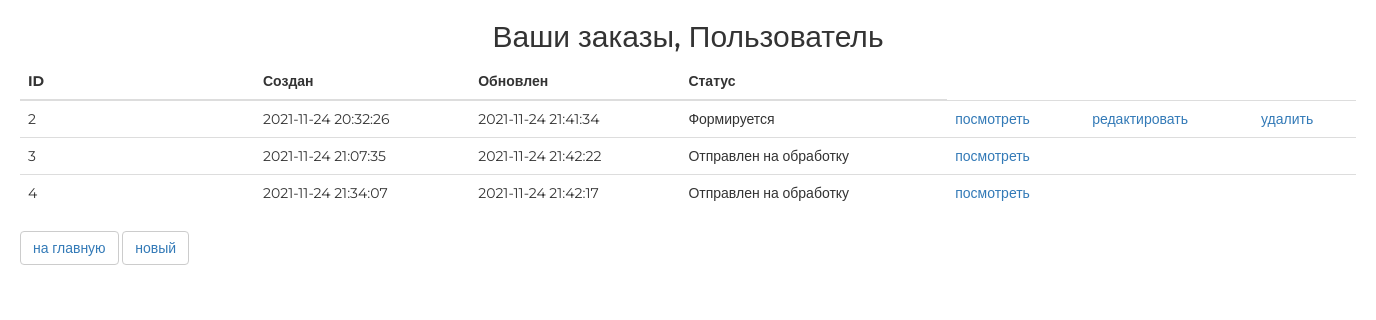
Before: /order/ (signed in) with the older database file.
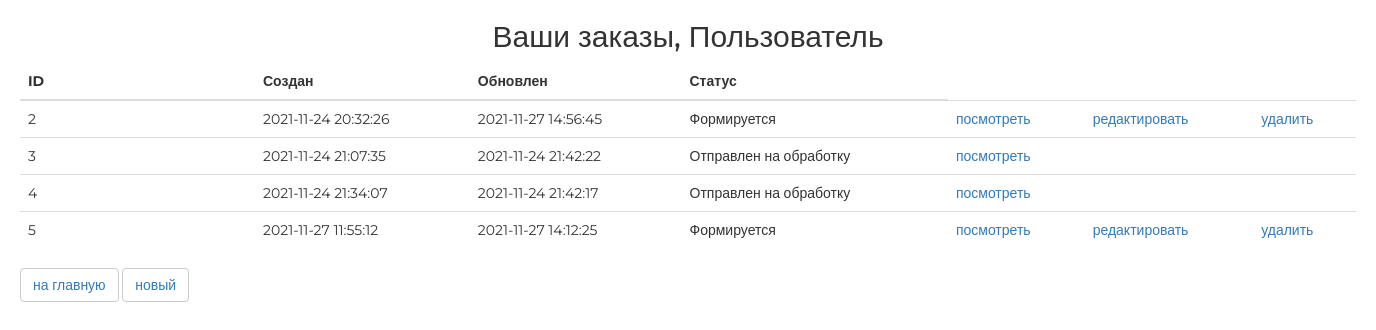
After: the same page with the newer database file.
### ordersapp/models.py (models this page shows, shortened)
class Order(models.Model):
    STATUS_FORMING = 'FM'
    STATUS_SEND_TO_PROCEED = 'STP'
    STATUS_PROCEEDED = 'PRD'
    STATUS_PAID = 'PD'
    STATUS_DONE = 'DN'
    STATUS_CANCELED = 'CN'
    STATUSES = (
        (STATUS_FORMING, 'Формируется'),
        (STATUS_SEND_TO_PROCEED, 'Отправлен на обработку'),
        (STATUS_PROCEEDED, 'Обработан'),
        (STATUS_PAID, 'Оплачен'),
        (STATUS_DONE, 'Готов'),
        (STATUS_CANCELED, 'Отменен'),
    )
    user = models.ForeignKey(settings.AUTH_USER_MODEL, on_delete=models.CASCADE)
    status = models.CharField(choices=STATUSES, default=STATUS_FORMING, max_length=3)
    created_at = models.DateTimeField(auto_now_add=True)
    update_at = models.DateTimeField(auto_now=True)
    is_active = models.BooleanField(default=True)

### ordersapp/views.py (the view)
# urls.py: path('', ordersapp.OrderListView.as_view(), name='list'),
class OrderListView(ListView):
    model = Order
    def get_queryset(self):
        return Order.objects.filter(user=self.request.user)

### mainapp/context_processors.py (called while the page is built)
def basket(request):
    basket_items = []
    if request.user.is_authenticated:
        basket_items = Basket.objects.filter(user=request.user)
    return {'basket': basket_items}  # всегда словарь возвращает

### ordersapp/templates/ordersapp/order_list.html
{% extends 'ordersapp/base.html' %}
{% load static %}
{% block content %}
   <div class="h2 text-center head">
       Ваши заказы,
       {% if user.first_name %}
           {{ user.first_name|title}}
       {% else %}
           Пользователь
       {% endif %}
   </div>
   <table class="table orders_list">
       <thead>
         <tr>
           <th>ID</th>
           <th>Создан</th>
           <th>Обновлен</th>
           <th>Статус</th>
         </tr>
       </thead>
       <tbody>
           {% for item in object_list %}
               {% if item.is_active %}
               <tr>
                   <td class="td1 orders_list">{{ item.pk }}</td>
                   <td>{{ item.created_at|date:"Y-m-d H:i:s" }}</td>
                   <td>{{ item.update_at|date:"Y-m-d H:i:s" }}</td>
                   <td>{{ item.get_status_display }}</td>
                   <td>
                       <a href="{% url 'ordersapp:read' item.pk %}">
                           посмотреть
                       </a>
                   </td>
                   <td>
                       {% if item.status == 'FM' %}
                         <a href="{% url 'ordersapp:update' item.pk %}">
                           редактировать
                         </a>
                       {% endif %}
                   </td>
                   <td>
                       {% if item.status == 'FM' %}
                         <a href="{% url 'ordersapp:delete' item.pk %}">
                             удалить
                         </a>
                       {% endif %}
                   </td>
               </tr>
               {% endif %}
           {% endfor %}
       </tbody>
   </table>
   <button class="btn btn-default btn-round">
       <a href="{% url 'index' %}">
           на главную
       </a>
   </button>
   <button class="btn btn-default btn-round">
       <a href="{% url 'ordersapp:create' %}">
           новый
       </a>
   </button>
{% endblock %}

Changed rows visible on the page:
changed Order id 2: update_at "2021-11-24 21:41:34" → "2021-11-27 14:56:45"
added Order: pk "5", created_at "2021-11-27 11:55:12", update_at "2021-11-27 14:12:25", status "Формируется", shows "редактировать", shows "удалить"
